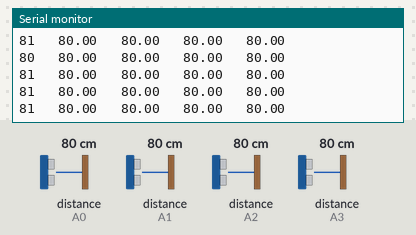
The sketch below on a simulated Arduino Uno, built with avr-gcc and run on an emulated ATmega328P. On the bench: the last lines printed to the serial monitor. The inputs (shaded band) are chosen by the test bench; at power-on: distance to the obstacle (sensors on A0, A1, A2, A3) 80 cm.

Above: at 1.2 s.
1.3 s: distance to the obstacle (sensor on A0) set to 2 cm
At 1.3 s:
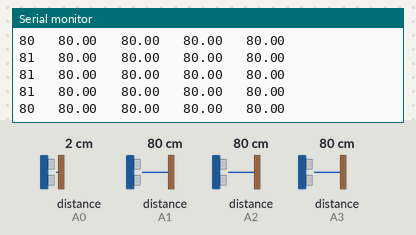
2.8 s: distance to the obstacle (sensor on A1) set to 2 cm
At 2.87 s:
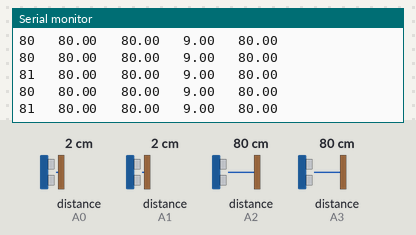
4.3 s: distance to the obstacle (sensor on A2) set to 2 cm
At 4.35 s:
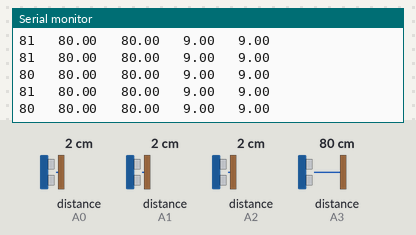
5.8 s: distance to the obstacle (sensor on A3) set to 2 cm
At 5.83 s:
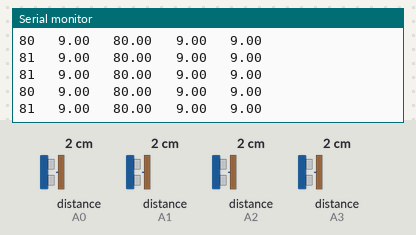
7.3 s: distance to the obstacle (sensor on A0) set to 18 cm
At 7.31 s:
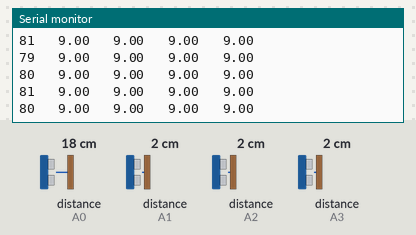
8.8 s: distance to the obstacle (sensor on A1) set to 18 cm
At 8.87 s:
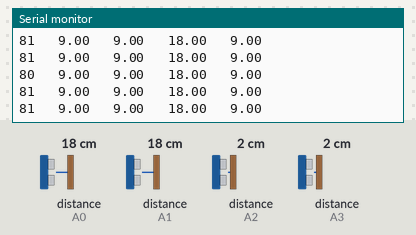
Timing chart, 0 to 11.3 s (numbered marks = the images above; inputs shaded):
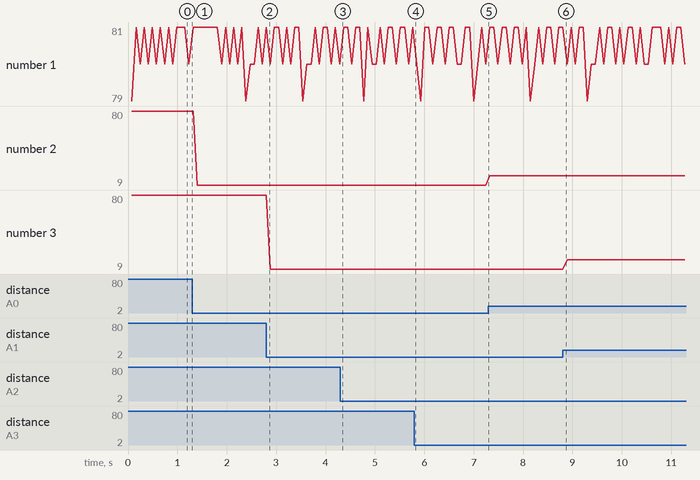

The sketch:

IRsensor.ino
```cpp
#include <SharpIR.h>


// ir: the pin where your sensor is attached
// 25: the number of readings the library will make before calculating a mean distance
// 93: the difference between two consecutive measurements to be taken as valid
// model: an int that determines your sensor:  1080 for GP2Y0A21Y
//                                            20150 for GP2Y0A02Y
//                                            (working distance range according to the datasheets)

#define IR_LEFT_PIN A2
#define IR_MIDDLE_LEFT_PIN A3
#define IR_MIDDLE_RIGHT_PIN A0
#define IR_RIGHT_PIN A1
#define model 1080
#define threshold 15
SharpIR sharpL(IR_LEFT_PIN, 25, 10, model);  // Each is 16bytes
SharpIR sharpM_R(IR_MIDDLE_RIGHT_PIN, 25, 10, model);
SharpIR sharpM_L(IR_MIDDLE_LEFT_PIN, 25, 10, model);
SharpIR sharpR(IR_RIGHT_PIN, 25, 10, model);


double Right_IR;
double Left_IR;
double Middle_right_IR;
double Middle_left_IR;

double PrevRight_IR;
double PrevLeft_IR;
double PrevMiddle_right_IR;
double PrevMiddle_left_IR;

volatile unsigned long counter;
void setup(){
  pinMode(IR_LEFT_PIN,INPUT);
  pinMode(IR_MIDDLE_RIGHT_PIN,INPUT);
  pinMode(IR_MIDDLE_LEFT_PIN,INPUT);
  pinMode(IR_RIGHT_PIN,INPUT);
  Serial.begin(115200);
  millis();
  //pinMode (ir, INPUT);

}


void loop(){
  counter = millis();
  Right_IR=sharpR.distance();      //Gets Sharp reading and return a value
  Left_IR=sharpL.distance();
  Middle_right_IR=sharpM_R.distance();
  Middle_left_IR=sharpM_L.distance();
  if(Right_IR == 0) Right_IR = PrevRight_IR;
  if(Left_IR == 0) Left_IR = PrevLeft_IR;
  if(Middle_right_IR == 0) Middle_right_IR = PrevMiddle_right_IR;
  if(Middle_left_IR == 0) Middle_left_IR = PrevMiddle_left_IR;
  Serial.print(millis()-counter);
  Serial.print("   ");
  //delay(100);
  Serial.print(Left_IR);
  Serial.print("   ");
  Serial.print(Middle_left_IR);
  Serial.print("   ");
  Serial.print(Middle_right_IR);
  Serial.print("   ");
  Serial.println(Right_IR);
  PrevRight_IR = Right_IR;
  PrevLeft_IR = Left_IR;
  PrevMiddle_right_IR = Middle_right_IR;
  PrevMiddle_left_IR = Middle_left_IR;
}
```

Measured:
- plotted number 2: 80 → 9 after the input at 1.3 s, 9 → 18 after the input at 7.3 s
